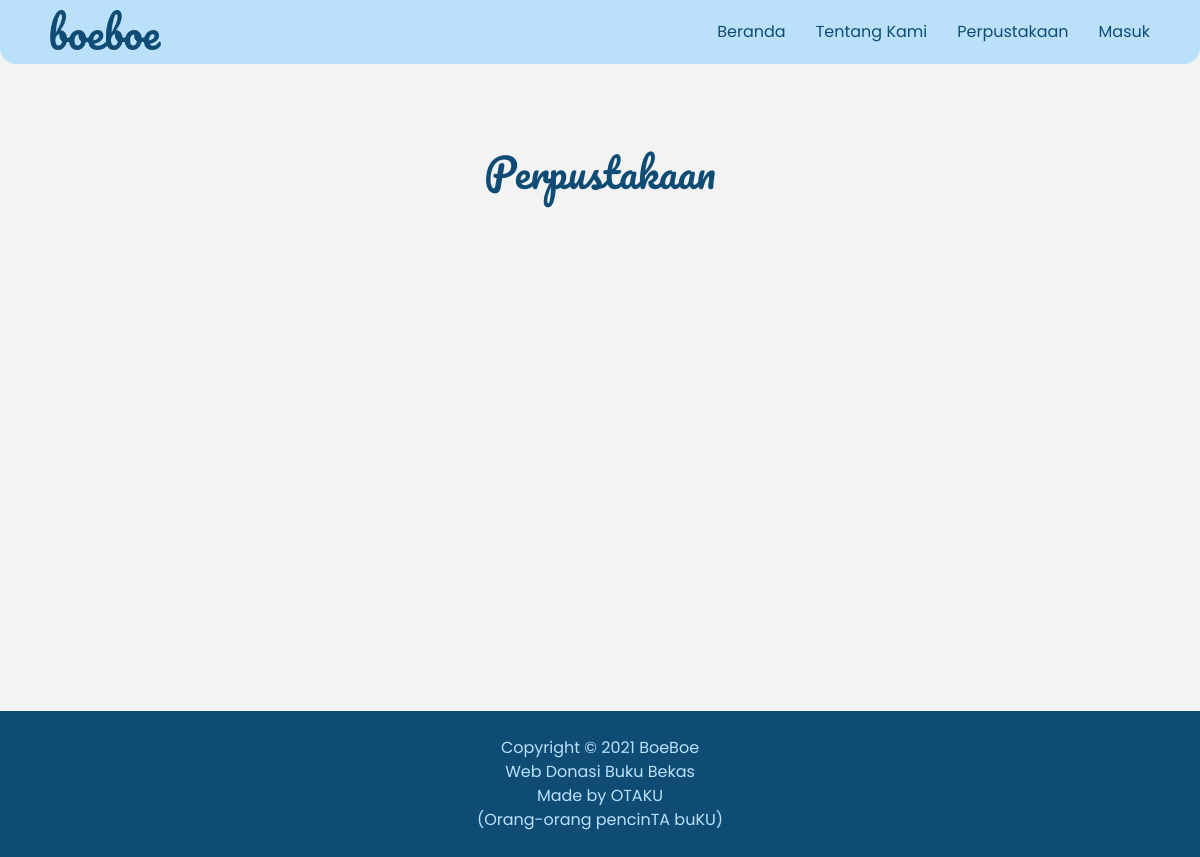
/welcome/daftarPerpustakaan.php, run on an earlier commit of the app's database.
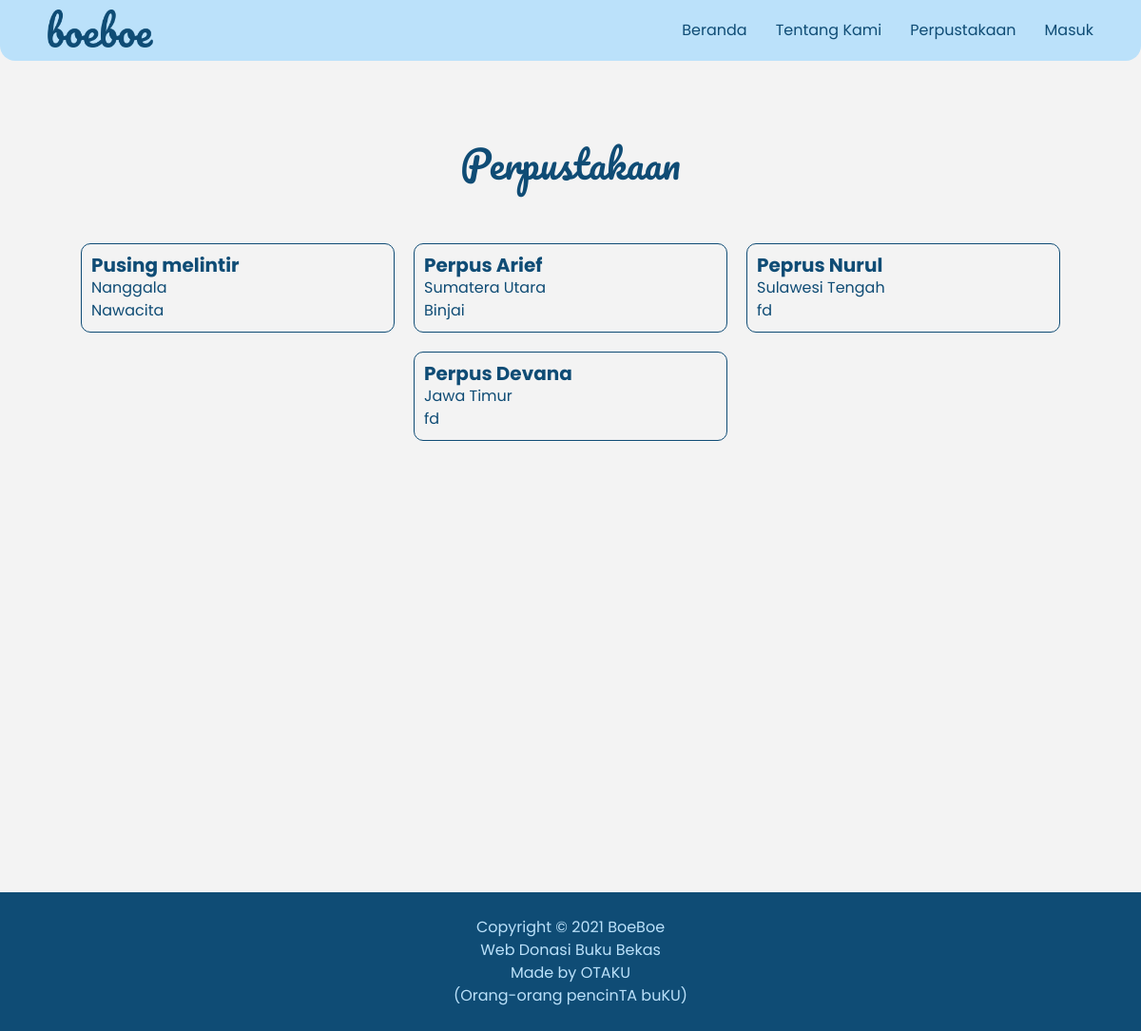
And on a later commit of the database.
### tables this page shows
CREATE TABLE `perpus_daftar` (
  `id_perpus` int(11) NOT NULL,
  `id_loginPerpus` int(11) NOT NULL,
  `namaPengelola_perpus` varchar(100) NOT NULL,
  `nama_perpus` varchar(100) NOT NULL,
  `tahunBerdiri_perpus` varchar(50) NOT NULL,
  `noIzin_perpus` int(50) NOT NULL,
  `id_alamatPerpus` int(11) NOT NULL,
  `id_kategoriPerpus` int(11) NOT NULL,
  `noTelepon_perpus` int(50) NOT NULL,
  `tentang_perpus` varchar(100) NOT NULL,
  `gambar_perpus` varchar(100) NOT NULL
);

CREATE TABLE `perpus_alamat` (
  `id_alamatPerpusAktif` int(11) NOT NULL,
  `provinsi` varchar(100) NOT NULL,
  `kabupaten_kota` varchar(100) NOT NULL,
  `kecamatan` varchar(100) NOT NULL,
  `desa_kelurahan` varchar(100) NOT NULL,
  `rt` varchar(50) NOT NULL,
  `rw` varchar(50) NOT NULL,
  `jalan` varchar(100) NOT NULL,
  `kodePos` int(5) NOT NULL
);

### welcome/daftarPerpustakaan.php (the view, shortened to what this page needs)
<?php
    require "../action/config.php";
    $query = "SELECT perpus_daftar.nama_perpus,
    perpus_alamat.provinsi, perpus_alamat.kabupaten_kota, perpus_daftar.id_perpus
    FROM `perpus_daftar` JOIN `perpus_alamat` ON perpus_alamat.id_alamatPerpusAktif = perpus_daftar.id_alamatPerpus";
    $result = mysqli_query($conn, $query);
?>
<!DOCTYPE html>
<html lang="id">
<head>
    <link href="https://cdn.jsdelivr.net/npm/bootstrap@5.0.0-beta3/dist/css/bootstrap.min.css" rel="stylesheet"
>
</head>
<body>
    <header>
        <div class="header">
            <img src="../image/logo-boeboe.png" alt="logo-boeboe">
        </div>
        <div class="navi">
            <ul>
                <li><a href="../index.php">Beranda</a></li>
                <li><a href="../index.php#tentang-kami">Tentang Kami</a></li>
                <li><a href="#">Perpustakaan</a></li>
                <li><a href="#" class="masuk" type="button" data-bs-toggle="modal"
                        data-bs-target="#exampleModal">Masuk</a></li>
            </ul>
        </div>
    </header>
    <div class="main-perpus">
        <h1>Perpustakaan</h1>
        <div class="perpus-content">
        <?php while($data = mysqli_fetch_assoc($result)):?>
            <a class="content" href="lihatPerpus.php?id=<?php echo $data['id_perpus'];?>">
                <h5><?php echo $data['nama_perpus']?></h5>
                <p><?php echo $data['provinsi']?></p>
                <p><?php echo $data['kabupaten_kota']?></p>
            </a>
        <?php endwhile; ?>
        </div>
    </div>
    <footer>
        <p>Copyright &#169 2021 BoeBoe<br>Web Donasi Buku Bekas</p>
        <p>Made by OTAKU<br>(Orang-orang pencinTA buKU)</p>
    </footer>
</body>
</html>

What changed in the data, as far as the page shows it:
added perpus_daftar: nama_perpus "Pusing melintir", id_alamatPerpus.provinsi "Nanggala", id_alamatPerpus.kabupaten_kota "Nawacita"
added perpus_daftar: nama_perpus "Perpus Arief", id_alamatPerpus.provinsi "Sumatera Utara", id_alamatPerpus.kabupaten_kota "Binjai"
added perpus_daftar: nama_perpus "Peprus Nurul", id_alamatPerpus.provinsi "Sulawesi Tengah", id_alamatPerpus.kabupaten_kota "fd"
added perpus_daftar: nama_perpus "Perpus Devana", id_alamatPerpus.provinsi "Jawa Timur", id_alamatPerpus.kabupaten_kota "fd"
